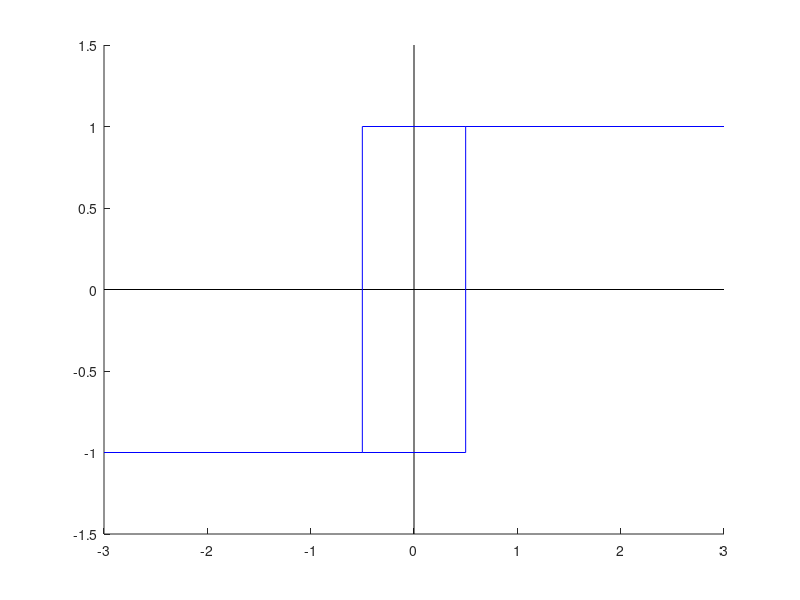

Reproduce this figure in MATLAB.
function histereza1()
    hold on;
    plot([-3 3], [0 0], '-k');
    plot([0 0], [-1.5 1.5], '-k');
    plot([-3 -0.5 -0.5 0.5 0.5 3], [-1 -1 -1 -1 1 1], '-b');
    plot([-3 -0.5 -0.5 0.5 0.5 3], [-1 -1 1 1 1 1], '-b');
end

